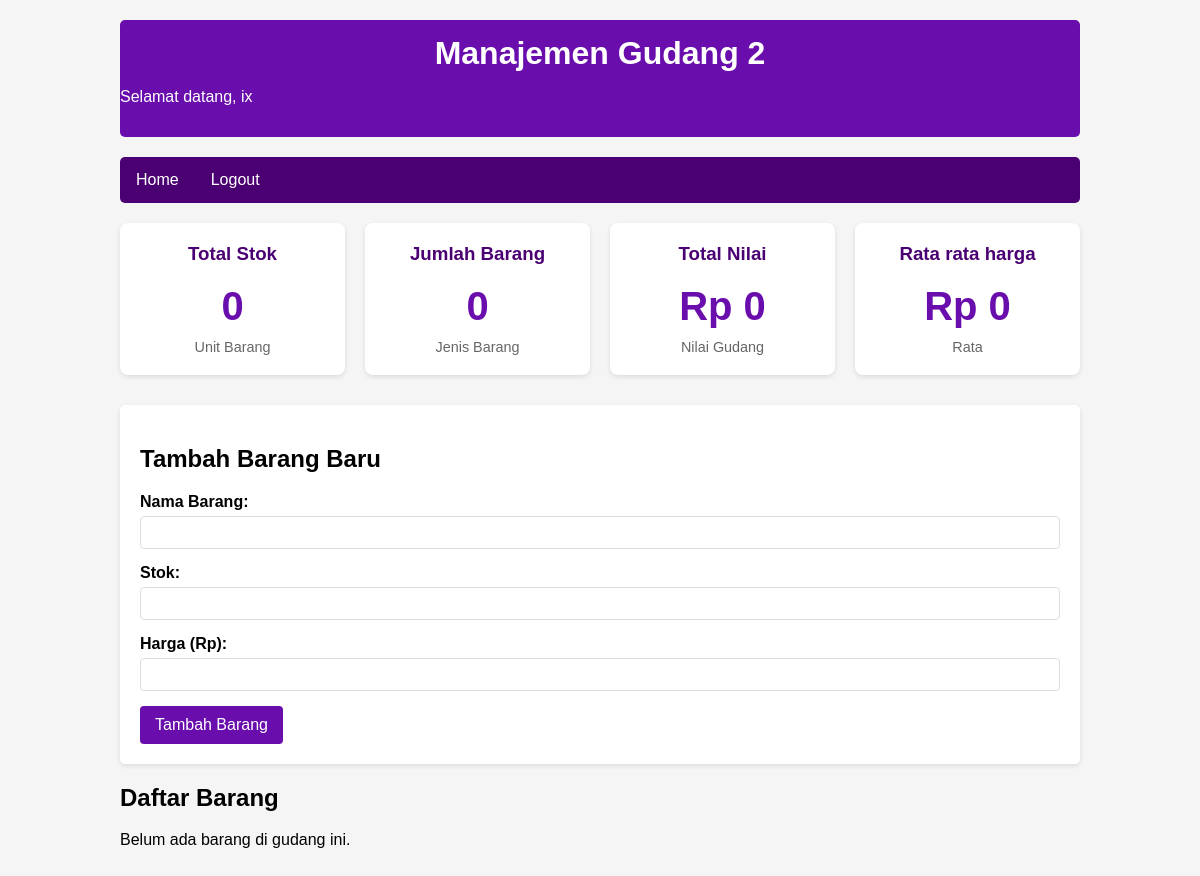
/index2.php (signed in), run on an earlier commit of the app's database.
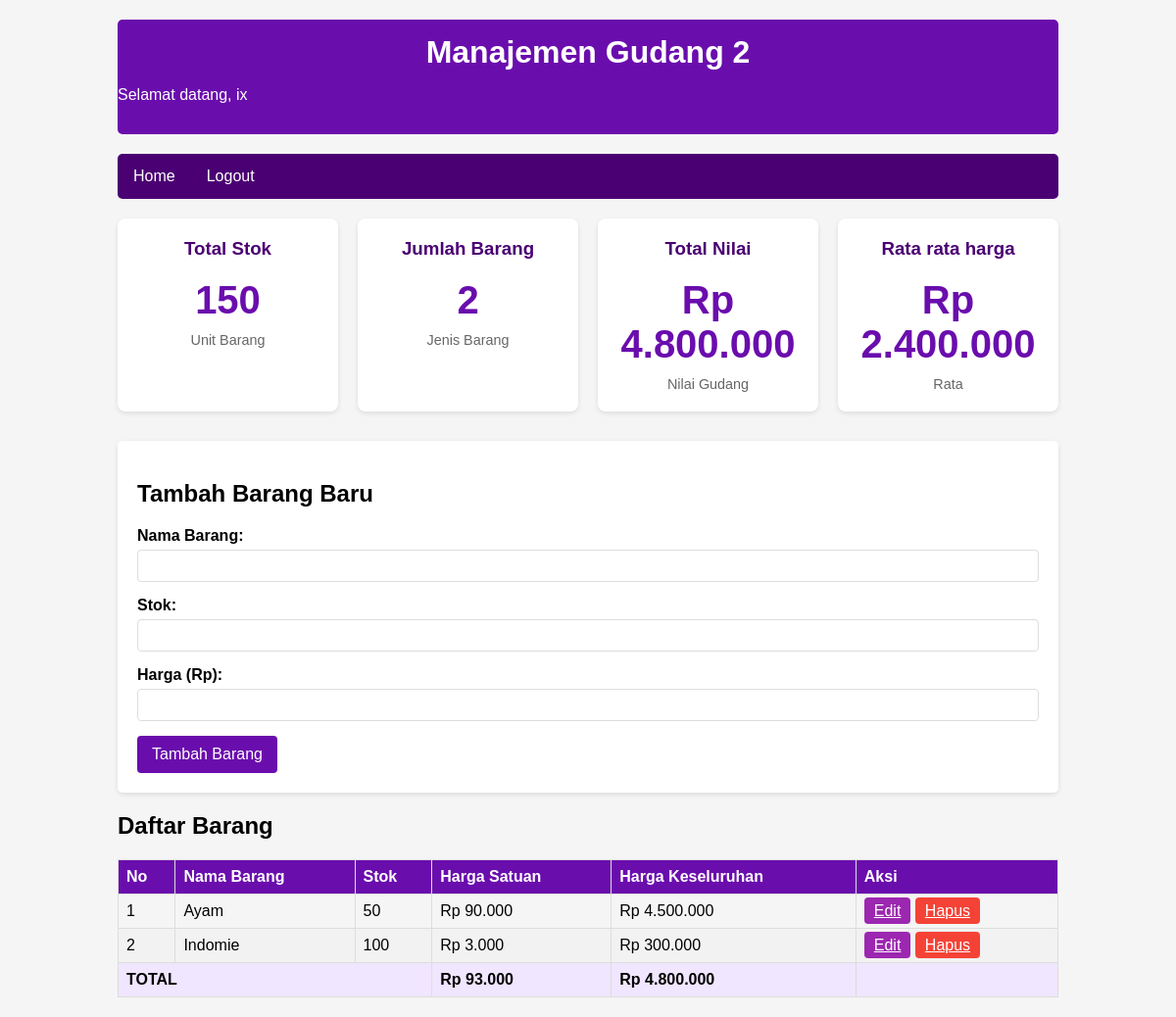
And on a later commit of the database.
### tables this page shows
CREATE TABLE `items` (
  `id` int(11) NOT NULL,
  `gudang_id` varchar(7) DEFAULT NULL,
  `nama_barang` varchar(100) NOT NULL,
  `stok_barang` int(11) NOT NULL,
  `harga` decimal(10,2) NOT NULL
);

### index2.php (the view, shortened to what this page needs)
<?php
include 'config.php';
$stats_stmt = $pdo->prepare("SELECT
    SUM(stok_barang) as total_stock,
    COUNT(id) as item_count,
    SUM(stok_barang * harga) as total_value,
    ROUND(AVG(calculate_item_total(stok_barang, harga)),2) as avg_harga
    FROM items
    WHERE gudang_id = ?");
$stats_stmt->execute([$_SESSION['gudang_id']]);
$stats = $stats_stmt->fetch();
$stmt = $pdo->prepare("SELECT *, calculate_item_total(stok_barang, harga) as total_harga FROM items WHERE gudang_id = ? ORDER BY nama_barang");
$stmt->execute([$_SESSION['gudang_id']]);
$items = $stmt->fetchAll();
function format_rupiah($value) {
    return 'Rp ' . number_format($value, 0, ',', '.');
}
?>
<!DOCTYPE html>
<html lang="en">
<head>
    <link rel="stylesheet" href="style.css">
</head>
<body>
    <div class="container">
        <div class="header">
            <h1>Manajemen Gudang <?php echo $_SESSION['gudang_id']; ?></h1>
            <p>Selamat datang, <?php echo htmlspecialchars($_SESSION['username']); ?></p>
        </div>
        <div class="navbar">
            <a href="index.php">Home</a>
            <a href="logout.php" class="logout-btn">Logout</a>
        </div>
        <div class="dashboard">
            <div class="card">
                <h3>Total Stok</h3>
                <div class="value"><?php echo $stats['total_stock'] ?? 0; ?></div>
                <div class="label">Unit Barang</div>
            </div>
            <div class="card">
                <h3>Jumlah Barang</h3>
                <div class="value"><?php echo $stats['item_count'] ?? 0; ?></div>
                <div class="label">Jenis Barang</div>
            </div>
            <div class="card">
                <h3>Total Nilai</h3>
                <div class="value"><?php echo format_rupiah($stats['total_value'] ?? 0); ?></div>
                <div class="label">Nilai Gudang</div>
            </div>
            <div class="card">
                <h3>Rata rata harga</h3>
                <div class="value"><?php echo format_rupiah($stats['avg_harga'] ?? 0); ?></div>
                <div class="label">Rata</div>
            </div>
        </div>
        <div class="item-form">
            <h2>Tambah Barang Baru</h2>
            <form method="POST">
                <div class="form-group">
                    <label for="nama_barang">Nama Barang:</label>
                    <input type="text" id="nama_barang" name="nama_barang" required>
                </div>
                <div class="form-group">
                    <label for="stok_barang">Stok:</label>
                    <input type="number" id="stok_barang" name="stok_barang" min="0" required>
                </div>
                <div class="form-group">
                    <label for="harga">Harga (Rp):</label>
                    <input type="number" id="harga" name="harga" min="0" step="100" required>
                </div>
                <button type="submit" name="tambah_barang" class="btn">Tambah Barang</button>
            </form>
        </div>
        <div class="items-list">
            <h2>Daftar Barang</h2>
            <?php if (count($items) > 0): ?>
                <table class="table">
                    <thead>
                        <tr>
                            <th>No</th>
                            <th>Nama Barang</th>
                            <th>Stok</th>
                            <th>Harga Satuan</th>
                            <th>Harga Keseluruhan</th>
                            <th>Aksi</th>
                        </tr>
                    </thead>
                    <tbody>
                        <?php foreach ($items as $index => $item): ?>
                        <tr>
                            <td><?php echo $index + 1; ?></td>
                            <td><?php echo htmlspecialchars($item['nama_barang']); ?></td>
                            <td><?php echo $item['stok_barang']; ?></td>
                            <td><?php echo format_rupiah($item['harga']); ?></td>
                            <td><?php echo format_rupiah($item['total_harga']); ?></td>
                            <td>
                                <a href="edit_item.php?id=<?php echo $item['id']; ?>" class="btn" style="background-color: var(--primary-light); padding: 5px 10px;">Edit</a>
                                <a href="delete_item.php?id=<?php echo $item['id']; ?>" class="btn" style="background-color: #f44336; padding: 5px 10px;" onclick="return confirm('Yakin ingin menghapus barang ini?')">Hapus</a>
                            </td>
                        </tr>
                        <?php endforeach; ?>
                        <tr class="total-row">
                            <td colspan="3">TOTAL</td>
                            <td><?php echo format_rupiah(array_sum(array_column($items, 'harga'))); ?></td>
                            <td><?php echo format_rupiah($stats['total_value'] ?? 0); ?></td>
                            <td></td>
                        </tr>
                    </tbody>
                </table>
            <?php else: ?>
                <p>Belum ada barang di gudang ini.</p>
            <?php endif; ?>
        </div>
    </div>
</body>
</html>

### style.css (style rules this page uses)
:root { --primary-color: #6a0dad; --primary-light: #9c27b0; --primary-dark: #4a0072; --text-on-primary: #ffffff; --background: #f5f5f5; }
body { font-family: Arial, sans-serif; background-color: var(--background); margin: 0; padding: 0; }
.container { width: 80%; margin: 0 auto; padding: 20px; }
.header { background-color: var(--primary-color); color: var(--text-on-primary); padding: 15px 0; margin-bottom: 20px; border-radius: 5px; }
.header h1 { margin: 0; text-align: center; }
.login-form, .item-form { background-color: white; padding: 20px; border-radius: 5px; box-shadow: 0 2px 5px rgba(0,0,0,0.1); margin-bottom: 20px; }
.form-group { margin-bottom: 15px; }
.form-group label { display: block; margin-bottom: 5px; font-weight: bold; }
.form-group input { width: 100%; padding: 8px; border: 1px solid #ddd; border-radius: 4px; box-sizing: border-box; }
.btn { background-color: var(--primary-color); color: var(--text-on-primary); border: none; padding: 10px 15px; border-radius: 4px; cursor: pointer; font-size: 16px; }
.table { width: 100%; border-collapse: collapse; margin-top: 20px; }
.table th, .table td { border: 1px solid #ddd; padding: 8px; text-align: left; }
.table th { background-color: var(--primary-color); color: var(--text-on-primary); }
.table tr:nth-child(even) { background-color: #f2f2f2; }
.navbar { background-color: var(--primary-dark); overflow: hidden; margin-bottom: 20px; border-radius: 5px; }
.navbar a { float: left; display: block; color: var(--text-on-primary); text-align: center; padding: 14px 16px; text-decoration: none; }
.logout-btn { float: right; }

### index2.php (style rules this page uses)
.dashboard { display: flex; gap: 20px; margin-bottom: 30px; }
.card { flex: 1; background-color: white; border-radius: 8px; padding: 20px; box-shadow: 0 2px 5px rgba(0,0,0,0.1); text-align: center; }
.card h3 { margin-top: 0; color: var(--primary-dark); }
.card .value { font-size: 2.5rem; font-weight: bold; color: var(--primary-color); margin: 10px 0; }
.card .label { color: #666; font-size: 0.9rem; }
.total-row { font-weight: bold; background-color: #f0e6ff !important; }

What changed in the data, as far as the page shows it:
added items: nama_barang "Ayam", stok_barang "50", harga "Rp 90.000", total_harga "Rp 4.500.000"
added items: nama_barang "Indomie", stok_barang "100", harga "Rp 3.000", total_harga "Rp 300.000"
Also different on the page:
$stats['total_stock']: "0" → "150"
$stats['item_count']: "0" → "2"
format_rupiah($stats['total_value'] ?? 0): "Rp 0" → "Rp 4.800.000"
format_rupiah($stats['avg_harga'] ?? 0): "Rp 0" → "Rp 2.400.000"
format_rupiah(array_sum(array_column($items, 'harga'))): (not shown) → "Rp 93.000"
format_rupiah($stats['total_value'] ?? 0): (not shown) → "Rp 4.800.000"
text no longer shown: "Belum ada barang di gudang ini."
text now shown: "No Nama Barang Stok Harga Satuan Harga Keseluruhan Aksi TOTAL"
